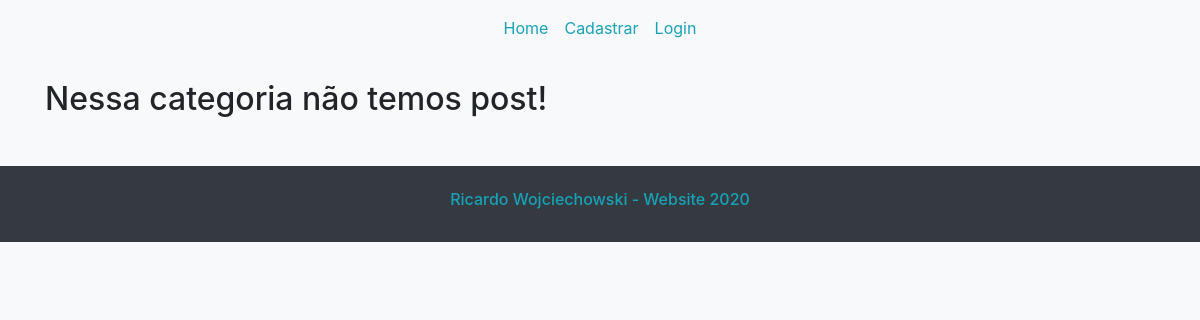
/categorias/Dev/, run on an earlier commit of the app's database.
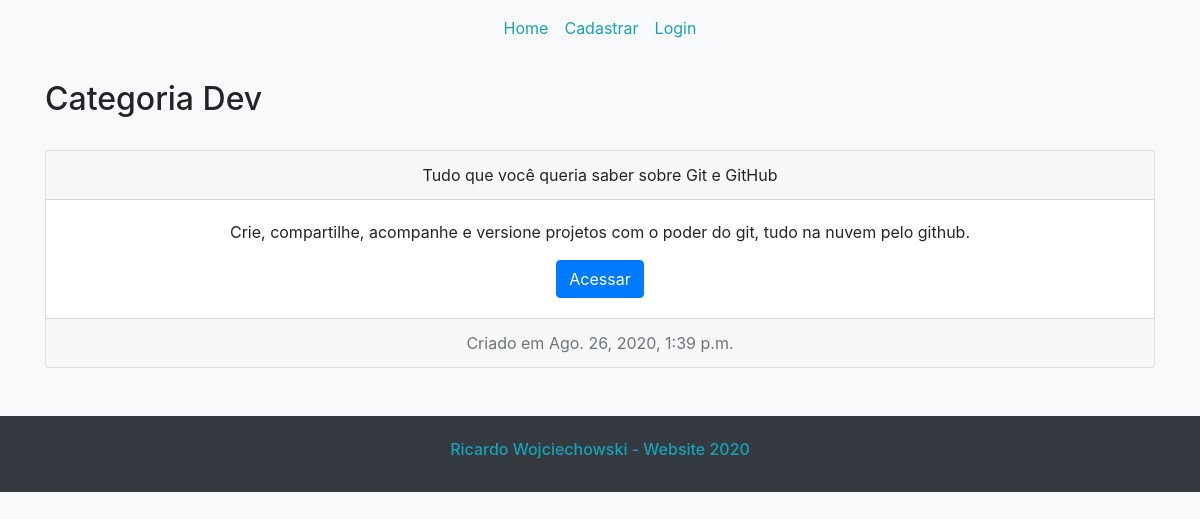
And on a later commit of the database.
### blog/models.py (models this page shows, shortened)
class Post(models.Model):
    title = models.CharField(max_length=255)
    header_image = models.ImageField(null=True,
                                     blank=True,
                                     upload_to="images/")
    author = models.ForeignKey(User, on_delete=models.CASCADE)
    body = RichTextField(blank=True, null=True)
    post_date = models.DateTimeField(auto_now_add=True)
    category = models.CharField(max_length=255, default='sem categoria')
    snippet = models.CharField(max_length=255, default='Resumo do post')
    likes = models.ManyToManyField(User, related_name='blog_posts')

### blog/views.py (the view)
# urls.py: path('categorias/<str:cats>/', category_view, name='category'),
def category_view(request, cats):
    category_posts = Post.objects.filter(category=cats)
    return render(request, 'blog/categories.html', {
        'cats': cats.title(),
        'category_posts': category_posts
    })

### templates/blog/categories.html
{% extends 'base.html' %}
{% block content %}
    {% if category_posts %}
        <h2>Categoria {{ cats }}</h2>
        <div>
        {% for post in category_posts %}
            <br>
                <div class="card text-center mb-3"style="width: 100%">
                    <div class="card-header">
                    {{ post.title }}
                    </div>
                    <div class="card-body">
                    <p class="card-text">{{ post.snippet | safe }}</p>
                    <a href="#" class="btn btn-primary">Acessar</a>
                    </div>
                    <div class="card-footer text-muted">
                    Criado em {{ post.post_date }}
                    </div>
                </div>
        {% endfor %}
        </div>
    {% else %}
        <h2>Nessa categoria não temos post!</h2>
    {% endif %}
{% endblock %}

### templates/base.html (shortened to what this page needs)
<!doctype html>
<html lang="en">
<head>
    <link rel="stylesheet" href="https://maxcdn.bootstrapcdn.com/bootstrap/4.0.0/css/bootstrap.min.css"
>
    <link rel="stylesheet" href="https://cdnjs.cloudflare.com/ajax/libs/font-awesome/4.7.0/css/font-awesome.min.css">
</head>
<body class="bg-light">
{% include 'partials/navbar.html' %}
<div class="container">
    {% block content %}
    {% endblock %}
</div>
{% include 'partials/footer.html' %}
</body>
</html>

### templates/partials/navbar.html (shortened to what this page needs)
<nav class="container navbar navbar-expand-lg mb-4">
    <div class="collapse navbar-collapse" id="navbarSupportedContent">
        <ul class="navbar-nav mr-auto mx-auto">
            <li class="nav-item">
                <a class="nav-link text-info" href="{% url 'home' %}">Home</a>
            </li>
            {% if user.is_authenticated %}
                <li class="nav-item dropdown">
                    <a class="nav-link dropdown-toggle text-info" href="#" id="navbarDropdown" role="button" data-toggle="dropdown" aria-haspopup="true" aria-expanded="false">
                        Novo
                    </a>
                    <div class="dropdown-menu" aria-labelledby="navbarDropdown">
                        <a class="dropdown-item text-info" href="{% url 'add-category' %}">Categoria</a>
                        <a class="dropdown-item text-info" href="{% url 'add-post' %}">Post</a>
                    </div>
                </li>
                <li class="nav-item dropdown">
                    <a class="nav-link dropdown-toggle text-info" href="#" id="navbarDropdown" role="button" data-toggle="dropdown" aria-haspopup="true" aria-expanded="false">
                        {{ user.username }}
                    </a>
                    <div class="dropdown-menu" aria-labelledby="navbarDropdown">
                        <a class="dropdown-item text-info" href="{% url 'edit-profile' %}">Editar cadastro</a>
                        <a class="dropdown-item text-info" href="{% url 'edit-password' %}">Alterar senha</a>
                        <a class="dropdown-item text-info" href="{% url 'logout' %}">Logout</a>
                    </div>
                </li>
            {% else %}
                <li class="nav-item">
                <a class="nav-link text-info" href="{% url 'register' %}">Cadastrar</a>
                </li>
                <li class="nav-item">
                    <a class="nav-link text-info" href="{% url 'login' %}">Login</a>
                </li>
            {% endif %}
        </ul>
    </div>
</nav>

### templates/partials/footer.html
 <footer id="sticky-footer" class="py-4 bg-dark text-white-50 mt-5">
    <div class="container text-center text-info">
      <h6>Ricardo Wojciechowski - Website 2020</h6>
    </div>
  </footer>

What changed in the data, as far as the page shows it:
added Post: category "Dev", title "Tudo que você queria saber sobre Git e GitHub", snippet "Crie, compartilhe, acompanhe e versione projetos com o poder do git, tudo na nuvem pelo github.", post_date "Ago. 26, 2020, 1:39 p.m."
Also different on the page:
text no longer shown: "Nessa categoria não temos post!"
text now shown: "Categoria"
